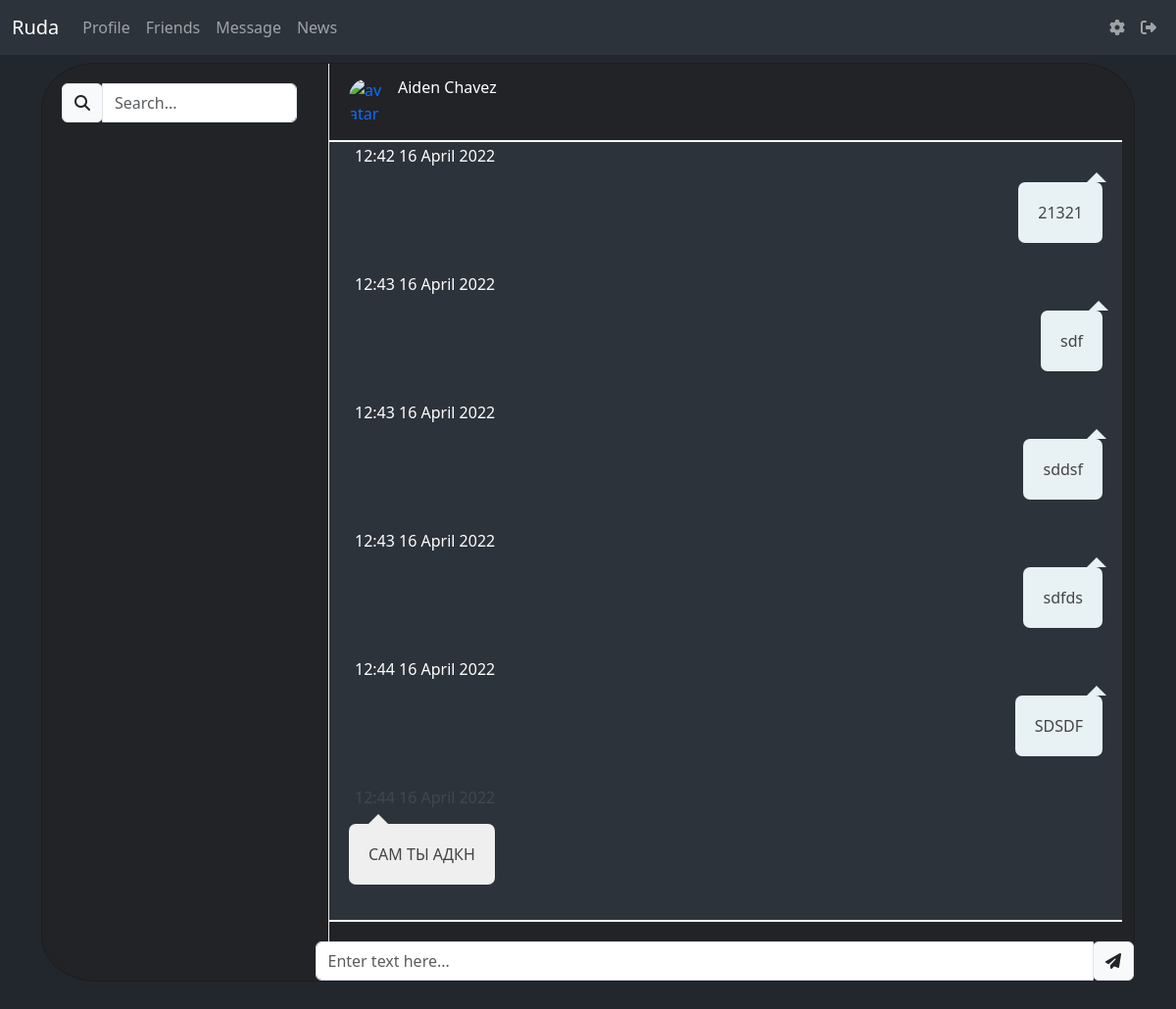
Before: /message/1 (signed in) with the older database file.
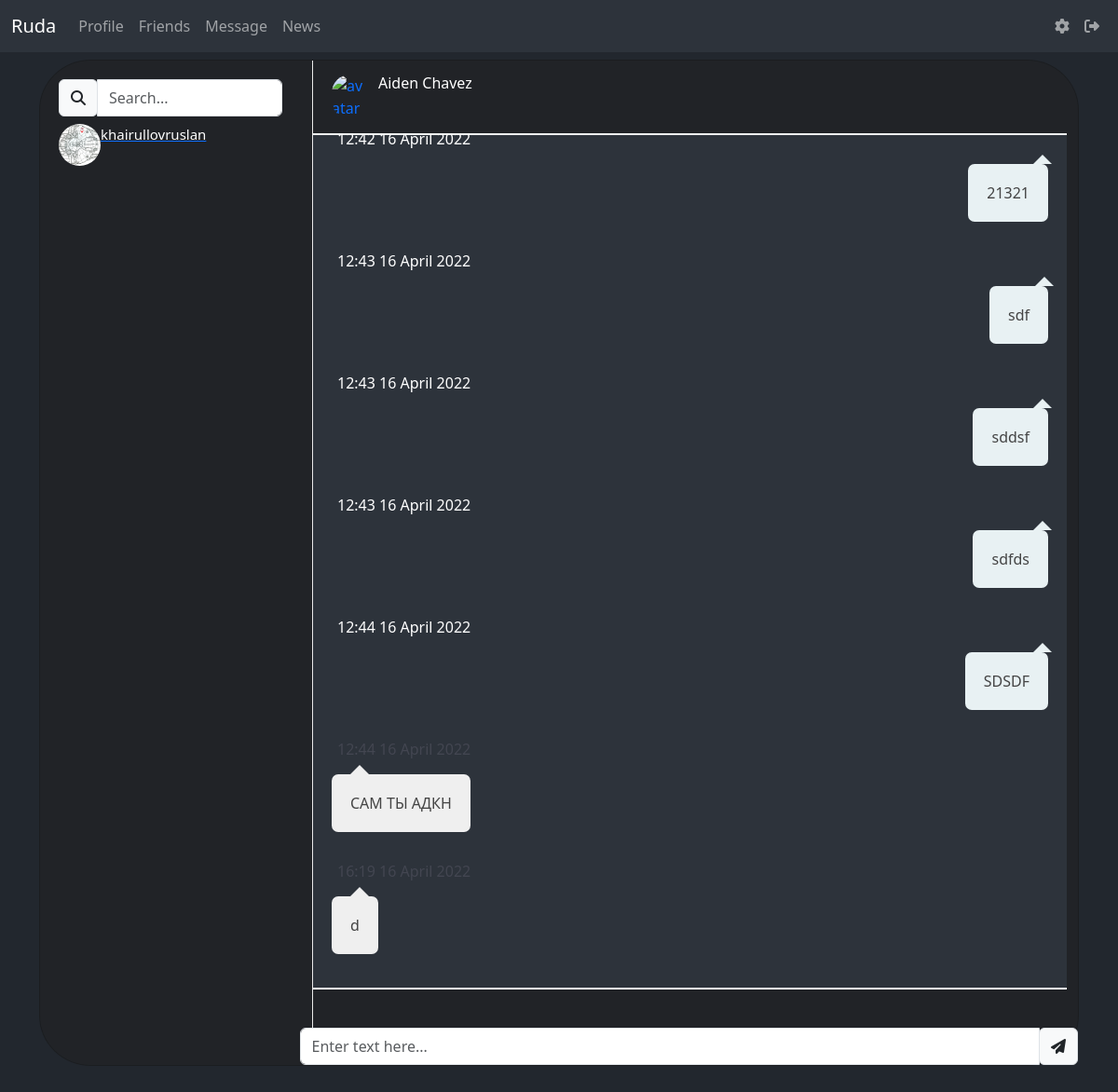
After: the same page with the newer database file.
### data/messages.py (models this page shows)
class Message(SqlAlchemyBase):
    __tablename__ = 'messages'
    id = sqlalchemy.Column(sqlalchemy.Integer,
                           primary_key=True, autoincrement=True)
    content = sqlalchemy.Column(sqlalchemy.String)
    created_date = sqlalchemy.Column(sqlalchemy.DateTime,
                                     default=datetime.datetime.now)
    chat_id = sqlalchemy.Column(sqlalchemy.Integer,
                                sqlalchemy.ForeignKey("chats.id"))
    user_id = sqlalchemy.Column(sqlalchemy.Integer,
                                sqlalchemy.ForeignKey("users.id"))
    chat = orm.relation('Chats')
    user = orm.relation('User')

### data/users.py (models this page shows, shortened)
class User(SqlAlchemyBase, UserMixin):
    __tablename__ = 'users'
    id = sqlalchemy.Column(sqlalchemy.Integer, primary_key=True, autoincrement=True)
    name = sqlalchemy.Column(sqlalchemy.String, unique=True, nullable=True)
    about = sqlalchemy.Column(sqlalchemy.String, nullable=True)
    second_email = sqlalchemy.Column(sqlalchemy.String, nullable=True)
    github = sqlalchemy.Column(sqlalchemy.String, nullable=True)
    image = sqlalchemy.Column(sqlalchemy.String, default="default.jpg")
    email = sqlalchemy.Column(sqlalchemy.String, index=True, unique=True, nullable=True)
    followings = sqlalchemy.Column(sqlalchemy.String, nullable=True, default='')
    followers = sqlalchemy.Column(sqlalchemy.String, nullable=True, default='')
    hashed_password = sqlalchemy.Column(sqlalchemy.String, nullable=True)
    created_date = sqlalchemy.Column(sqlalchemy.DateTime, default=datetime.datetime.now)

### main.py (the view, shortened to what this page needs)
@app.route('/message/<user_id>', methods=['GET', 'POST'])
@login_required
def message(user_id):
    if request.method == 'POST':
        message = request.form['message_user_input']
        if message:
            db_sess = db_session.create_session()
            chat = db_sess.query(Chats).filter((
                                                       Chats.users == f'{user_id}, {current_user.id}') | (
                                                       Chats.users == f'{current_user.id}, {user_id}')).first()
            id = chat.id
            message_user = Message(
                content=message, chat_id=id, user_id=current_user.id
            )
            db_sess.add(message_user)
            db_sess.commit()
        return redirect(f"/message/{user_id}")
    else:
        db_sess = db_session.create_session()
        chat = db_sess.query(Chats).filter((
                                                   Chats.users == f'{user_id}, {current_user.id}') | (
                                                   Chats.users == f'{current_user.id}, {user_id}')).first()
        if chat:
            id = chat.id
        messages = db_sess.query(Message).filter(Message.chat_id == id).all()
    friends = db_sess.query(User).filter(current_user.id != User.id).all()
    return render_template('message.html', messages=messages, friends=friends)

### data/db_session.py (called while the page is built)
def create_session() -> Session:
    global __factory
    return __factory()

### main.py (called while the page is built)
@login_manager.user_loader
def load_user(user_id):
    db_sess = db_session.create_session()
    return db_sess.query(User).get(user_id)

### templates/message.html (shortened to what the changed rows need)
{% extends "base.html" %}
{% block content %}
<div class="container">
<div class="row">
        <div class="card chat-app" style="height: 85vh; background-color: #2227; border-radius: 5%;">
                <div id="plist" class="people-list">
                    <ul class="list-unstyled chat-list mt-2 mb-0">
                        {% for user in friends%}
                        {% set ids = current_user.followings.split(', ') %}
                        {% set list1 = user.followers.split(', ') %}
                        {% set user_id_ = current_user.id | string() %}
                            {% if user.id | string() in ids%}
                        <a href="/message/{{ user.id }}">
                            <li class="clearfix">
                                <img src="../static/avatars/{{user.image}}" alt="avatar">
                                    <div class="about">
                                        <div class="name" style="color: white;" >{{user.name}}</div>
                                    </div>
                            </li>
                        </a>
                            {% endif %}
                        {% endfor %}
                    </ul>
                </div>
                <div class="chat" style="max-height: 100%; ">
                    <div class="chat-history"   id="chat_for_js"  style="overflow: auto; max-height: 85%; background-color: #2d333b;">
                        <ul class="m-b-0">
                             {% for item in messages%}
                                {% if item.user_id == current_user.id %}
                                    <li class="clearfix">
                                        <div class="message-data text-right">
                                            <span class="message-data-time" style="color: white;">{{item.created_date.strftime('%H:%M')}} {{item.created_date.strftime('%d %B %Y')}}</span>
                                        </div>
                                        <div class="message other-message float-right">{{item.content}}</div>
                                    </li>
                                {% else %}
                                    <li class="clearfix">
                                        <div class="message-data">
                                            <span class="message-data-time">{{item.created_date.strftime('%H:%M')}} {{item.created_date.strftime('%d %B %Y')}}</span>
                                        </div>
                                        <div class="message my-message">{{item.content}}</div>
                                    </li>
                                {% endif %}
                             {% endfor %}
                        </ul>
                    </div>
                </div>
            </div>
        </div>
</div>
{% endblock %}

Changed rows visible on the page:
now on this page (row edited): User: image (picture), name "khairullovruslan"
added Message: created_date "16:19", created_date "16 April 2022", content "d"
